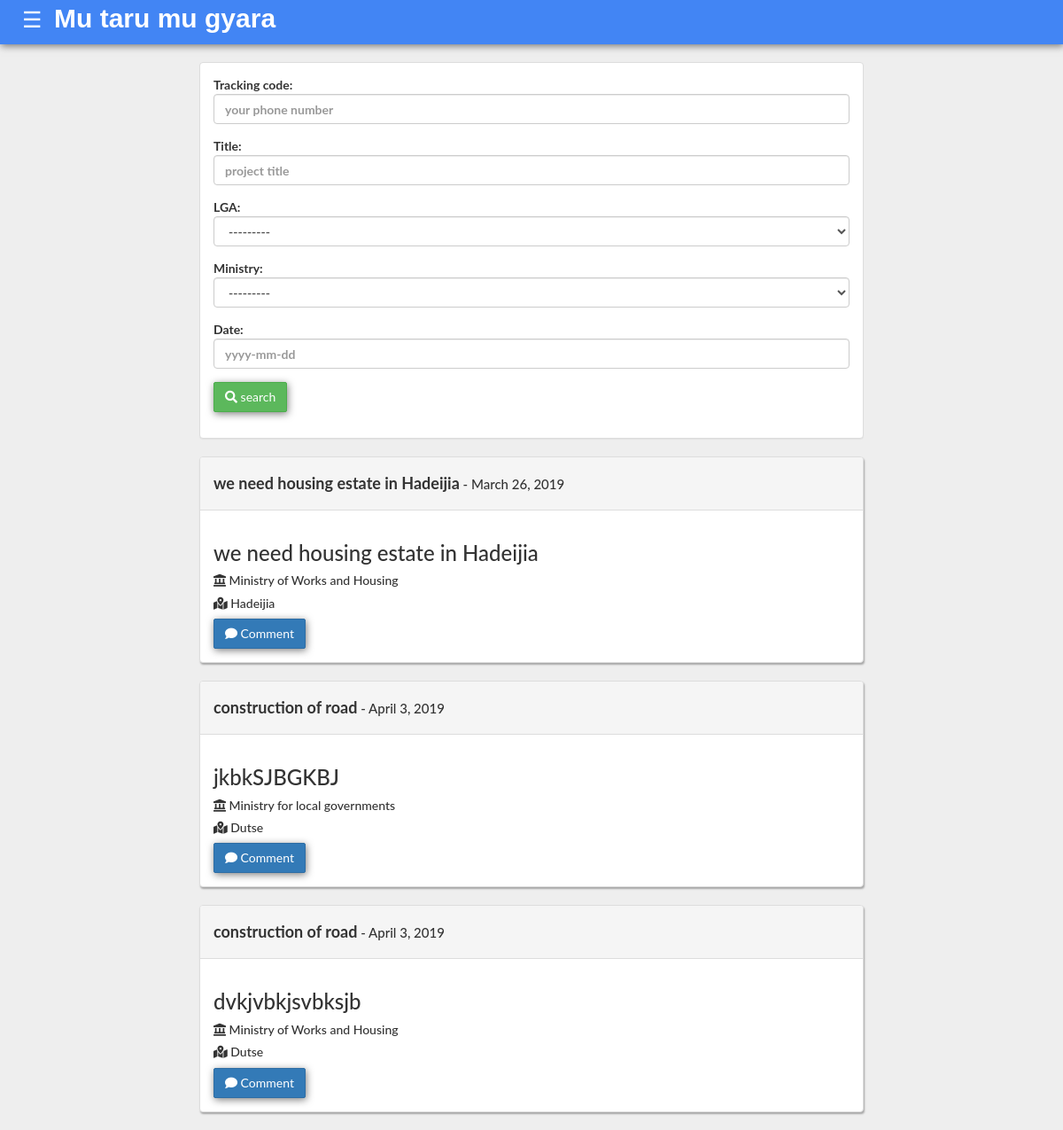
The app's page /projectlist/, older data.
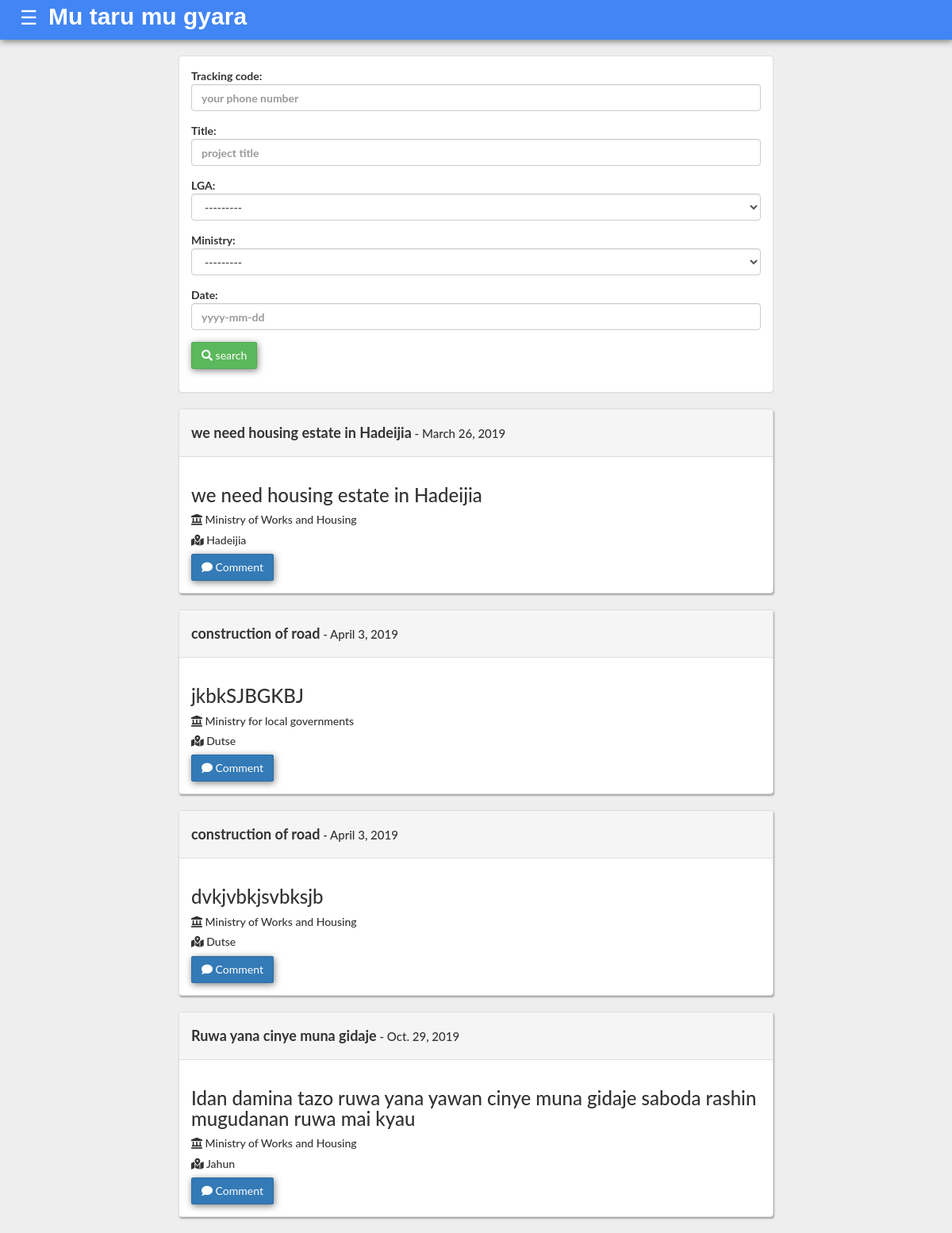
The same page, newer data.
### project/models.py (models this page shows, shortened)
class Project(models.Model):
    title = models.CharField(max_length = 250)
    description = models.TextField()
    lga = models.ForeignKey(Lga, on_delete=models.CASCADE, related_name='projects')
    ministry = models.ForeignKey(Ministry, on_delete=models.CASCADE, related_name='projects')
    date = models.DateField(default=timezone.now)
    unreviewed = 'unreviewed'
    approved = 'approved'
    disapproved = 'disapproved'
    STATUS_CHOICES = (
        (unreviewed,'unreviewed'),
        (approved,'approved'),
        (disapproved,'disapproved')
    )
    status = models.CharField(max_length = 15, choices = STATUS_CHOICES, default = unreviewed)
    progress = models.CharField(max_length = 3, default=0, verbose_name="progress(%)")
    progress_comment = models.TextField(default="none", blank=True)
    submitted_by = models.CharField(max_length = 100, verbose_name = 'Full Name', blank=True, null=True)
    phone = models.CharField(max_length = 15, verbose_name = 'Phone Number', blank=True, null=True)
    budget_year = models.ForeignKey(Year, on_delete=models.CASCADE, blank=True, null=True, related_name='projects')
    class Meta:
        verbose_name = 'Project'
        verbose_name_plural = 'All Projects'

### mda/models.py (models this page shows, shortened)
class Ministry(models.Model):
    name = models.CharField(max_length=200)
    def __str__(self):
        return self.name

### lga/models.py (models this page shows, shortened)
class Lga(models.Model):
    name = models.CharField(max_length = 200)
    def __str__(self):
        return self.name

### project/views.py (the view)
# urls.py: path('projectlist/', views.project_list, name='project_list'),
def project_list(request):
    project_list = Project.objects.filter(status='approved')
    form = FilterForm()
    project_filter = ProjectFilter(request.GET, queryset=project_list)
    return render(request, 'project/project_list.html', {'filter': project_filter, 'form':form})

### project/forms.py
class FilterForm(forms.ModelForm):
    title = forms.CharField(widget=forms.TextInput(
        attrs={
            'class': 'form-control',
        }
    ))
    lga = forms.ModelChoiceField(queryset=Lga.objects.all(), required=False, widget=forms.Select(
        attrs={
            'class': 'form-control'
        }
    ))
    ministry = forms.ModelChoiceField(queryset=Ministry.objects.all(), required=False, widget=forms.Select(
        attrs={
            'class': 'form-control'
        }
    ))
    date = forms.CharField(widget=forms.TextInput(
        attrs={
            'class': 'form-control',
        }
    ))
    class Meta:
        model = Project
        fields = ('phone', 'title', 'lga', 'ministry', 'date')

### project/templates/project/project_list.html
{% extends 'base.html' %} {% block content %}
<div class="col-sm-12 col-md-8 col-md-offset-2">
    <div class="panel panel-default">
        <div class="panel-body">
            <form action="" method="get" role="form">
                <div class="form-group">
                Tracking code:<input type="text" placeholder="your phone number" name="phone" id="id_title" class="form-control">
                </div>
                <div class="form-group">
                Title:<input type="text" placeholder="project title" name="title" id="id_title" class="form-control">
                </div>
                <div class="form-group">
                LGA:<select class="form-control" name="lga" id="id_lga" value={{form.lga}}
                </div>
                <div class="form-group">
                Ministry: <select class=" form-control " name="ministry " id="id_ministry " value={{form.ministry}}
                </div>
                <div class="form-group">
                Date:<input class="form-control" placeholder="yyyy-mm-dd" type="text" name="date"
                    id="id_date">
                    </div>
                <button class="btn btn-success" type="submit"><i class="fas fa-search"></i> search</button>
            </form>
        </div>
    </div>
</div>
<div class="col-sm-12 col-md-8 col-md-offset-2">
    {% for project in filter.qs %}
    <div class="panel panel-default project-panel">
    <div class="panel-heading">
            <h4><strong>{{project.title}}</strong><span style="font-size:15px;"> - {{project.date}}</span></h4>
            </div>
                    <div class="panel-body">
            <h3>{{project.description}}</h3>
            <h5><i class="fas fa-landmark"></i> {{project.ministry}}</h5>
            <h5><i class="fas fa-map-marked-alt"></i> {{project.lga}}</h5>
            <a href="{% url 'project:comment_create' project.id %}" class="btn btn-primary"><i class="fas fa-comment"></i> Comment</a>
        </div>
    </div>
    {% endfor %}
</div>{% endblock %}

Row changes from the older to the newer data that the page shows:
added Project: title "Ruwa yana cinye muna gidaje", date "Oct. 29, 2019", description "Idan damina tazo ruwa yana yawan cinye muna gidaje saboda rashin mugudanan ruwa mai kyau", ministry "Ministry of Works and Housing", lga "Jahun"
